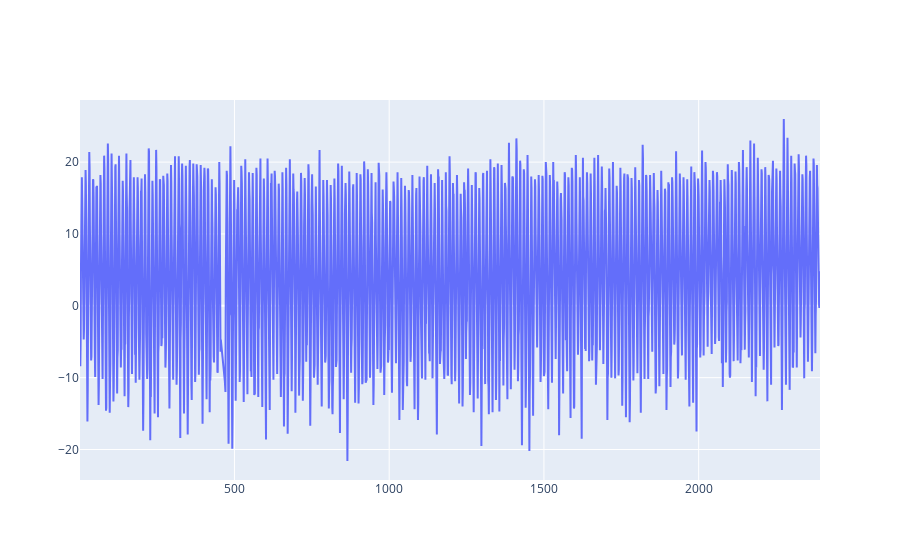

Write notebook code for a chart like this one.
### Code cell
plot(get_data())

### Figure 1 — Plotly figure (JSON) as saved in the notebook; plotly's stock layout.template omitted (floating-point values rounded to 4 significant figures; data arrays with more than 128 entries replaced by an {"elided": "..."} marker saying what was removed)
{"data": [{"type": "scatter", "x": {"elided": "2380 int values"}, "y": {"elided": "2380 float values"}}], "layout": {"autosize": true, "xaxis": {"autorange": true, "range": [1, 2392], "type": "linear"}, "yaxis": {"autorange": true, "range": [-24.24, 28.64], "type": "linear"}}}
